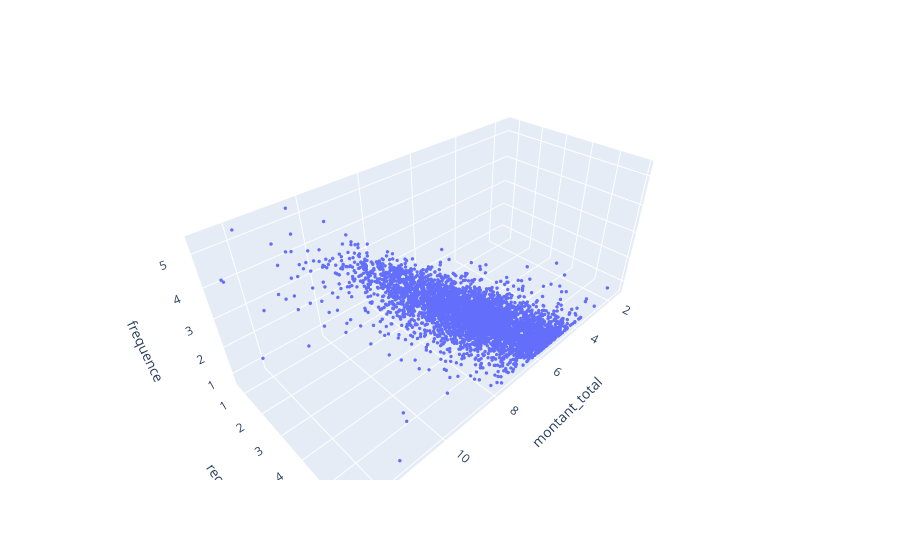

Notebook cell for this chart:
### Markdown cell above
Les trois variables sont maintenant centré. Maintenant on va regardé la surface 3D pour voir si il y a des clusters.

### Code cell
import plotly.express as px

fig = px.scatter_3d(data_log, x="montant_total", y="recence", z="frequence")
fig.update_traces(marker_size=2)
fig.show()

### Figure 1 — Plotly figure (JSON) as saved in the notebook; plotly's stock layout.template omitted (floating-point values rounded to 4 significant figures; data arrays with more than 128 entries replaced by an {"elided": "..."} marker saying what was removed)
{"data": [{"hovertemplate": "montant_total=%{x}<br>recence=%{y}<br>frequence=%{z}<extra></extra>", "legendgroup": "", "marker": {"color": "#636efa", "size": 2, "symbol": "circle"}, "mode": "markers", "name": "", "scene": "scene", "showlegend": false, "type": "scatter3d", "x": {"elided": "4338 float values"}, "y": {"elided": "4338 float values"}, "z": {"elided": "4338 float values"}}], "layout": {"legend": {"tracegroupgap": 0}, "margin": {"t": 60}, "scene": {"domain": {"x": [0, 1], "y": [0, 1]}, "xaxis": {"title": {"text": "montant_total"}}, "yaxis": {"title": {"text": "recence"}}, "zaxis": {"title": {"text": "frequence"}}}}}
